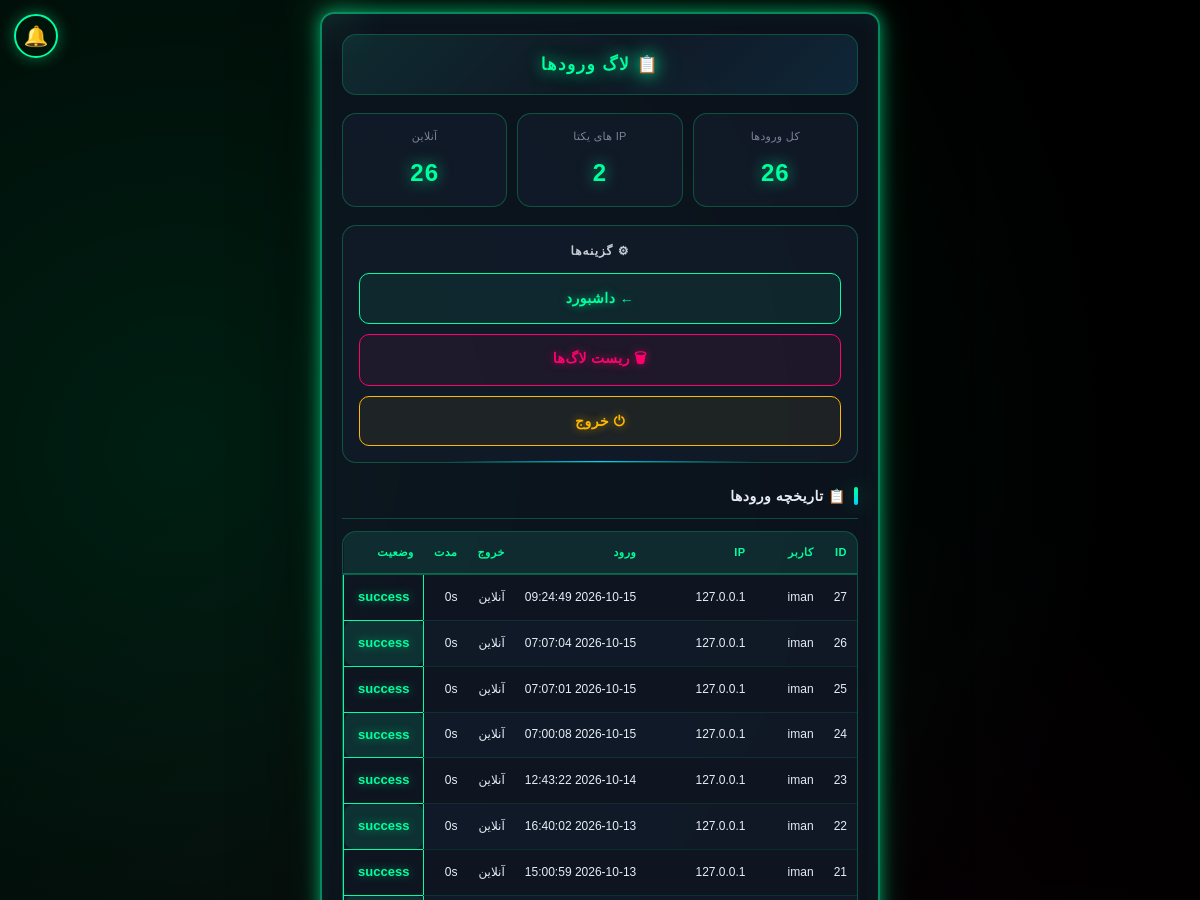
/admin/logs (signed in, upper part), run on an earlier commit of the app's database.
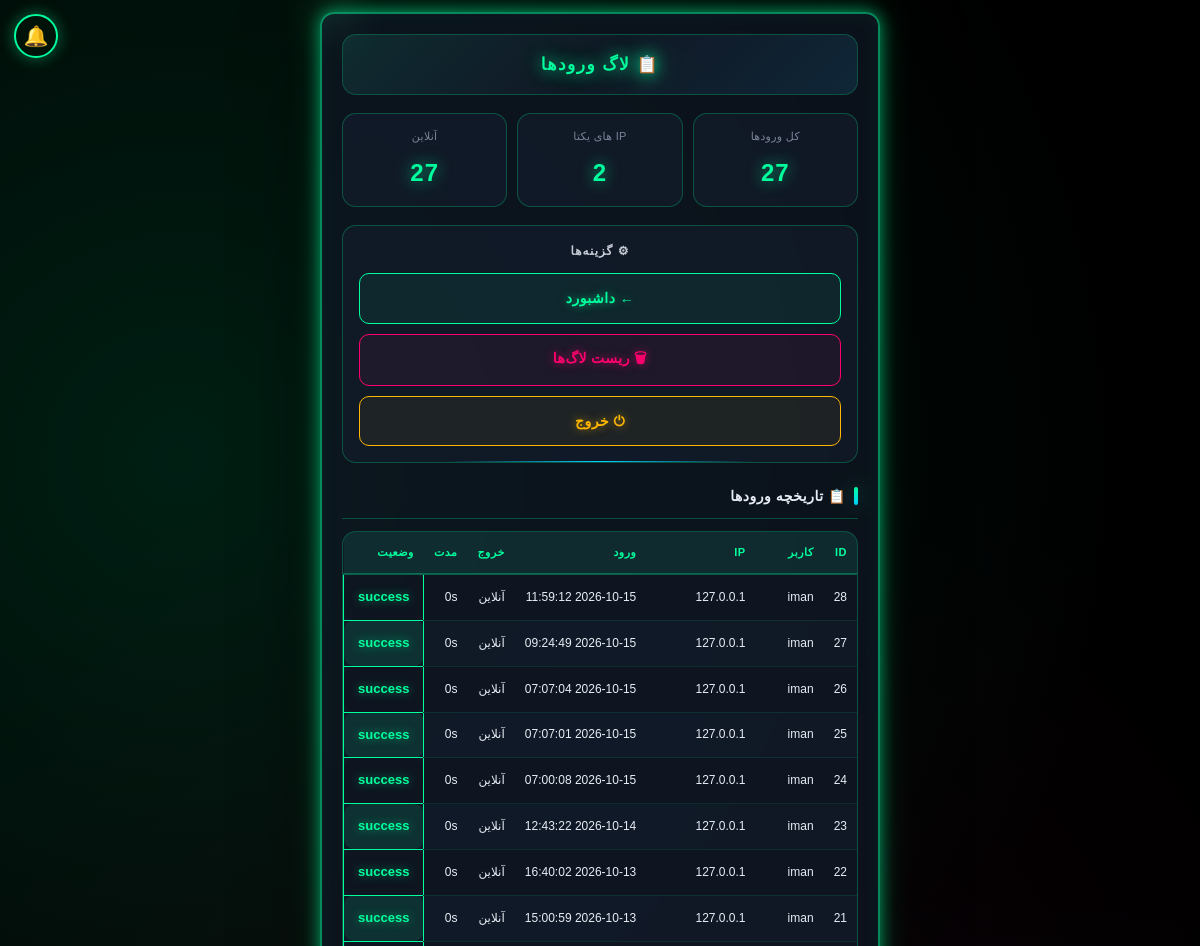
And on a later commit of the database.
### tables this page shows
CREATE TABLE login_logs (
        id INTEGER PRIMARY KEY AUTOINCREMENT,
        user_id INTEGER, username TEXT, ip TEXT, user_agent TEXT,
        login_time TIMESTAMP DEFAULT CURRENT_TIMESTAMP,
        logout_time TIMESTAMP, duration_seconds INTEGER DEFAULT 0,
        status TEXT DEFAULT 'success');

### app.py (the view)
@app.route("/admin/logs")
@admin_required
def admin_logs():
    return render_template("admin_logs.html",
        logs=get_all_logins(200),
        stats=get_login_stats())

### app.py (called while the page is built)
@app.context_processor
def inject_global_settings():
    try:
        if session.get("is_admin"):
            s = get_admin_settings()
        elif session.get("user_id"):
            s = get_user_settings(session["user_id"])
        else:
            s = {"avatar": None, "bg": None, "theme": "neon"}
    except Exception:
        s = {"avatar": None, "bg": None, "theme": "neon"}
    return {"current_settings": s}

@app.after_request
def _security_headers(response):
    if response.content_type and 'text/html' in response.content_type:
        response.headers["Cache-Control"] = "no-store, no-cache, must-revalidate, max-age=0"
        response.headers["Pragma"] = "no-cache"
        response.headers["Expires"] = "0"
    """هدرهای امنیتی"""
    response.headers["X-Content-Type-Options"] = "nosniff"
    response.headers["X-Frame-Options"] = "SAMEORIGIN"
    response.headers["X-XSS-Protection"] = "1; mode=block"
    response.headers["Referrer-Policy"] = "no-referrer"
    response.headers["Permissions-Policy"] = "geolocation=(), microphone=(), camera=()"
    return response

### database.py (called while the page is built)
def get_admin_settings():
    return get_user_settings(ADMIN_ID)

### templates/admin_logs.html (shortened to what this page needs)
<!DOCTYPE html>
<html lang="fa" dir="rtl">
<head>
    <link rel="stylesheet" href="/static/style.css">
<link href="https://cdn.jsdelivr.net/gh/rastikerdar/vazirmatn@v33.003/Vazirmatn-font-face.css" rel="stylesheet">
<link rel="stylesheet" href="/static/scroll-fix.css"></head>
<body class="matrix-bg">
    <div class="container">
        <div class="header-bar">
            <div class="header-title">📋 لاگ ورودها</div>
        </div>
        <div class="stats">
            <div class="stat-box">
                <span class="stat-label">کل ورودها</span>
                <span class="stat-value">{{ stats.total }}</span>
            </div>
            <div class="stat-box">
                <span class="stat-label">IP های یکتا</span>
                <span class="stat-value">{{ stats.unique_ips }}</span>
            </div>
            <div class="stat-box">
                <span class="stat-label">آنلاین</span>
                <span class="stat-value">{{ stats.online }}</span>
            </div>
        </div>
        <div class="footer-box">
            <div class="footer-title">⚙ گزینه‌ها</div>
            <div class="footer-actions">
                <a href="/admin/dashboard" class="btn-nav">← داشبورد</a>
                <button type="button" class="btn-reset" onclick="openClearModal()">🗑 ریست لاگ‌ها</button>
                <a href="/admin/logout" class="btn-nav btn-logout">⏻ خروج</a>
            </div>
        </div>
        <h2>📋 تاریخچه ورودها</h2>
        <div class="table-wrap">
            <table>
                <tr>
                    <th>ID</th>
                    <th>کاربر</th>
                    <th>IP</th>
                    <th>ورود</th>
                    <th>خروج</th>
                    <th>مدت</th>
                    <th>وضعیت</th>
                </tr>
                {% for row in logs %}
                <tr>
                    <td>{{ row[0] }}</td>
                    <td>{{ row[2] }}</td>
                    <td>{{ row[3] }}</td>
                    <td>{{ row[5] }}</td>
                    <td>{{ row[6] or 'آنلاین' }}</td>
                    <td>{{ row[7] }}s</td>
                    <td class="{{ 'success' if row[8]=='success' else 'error' }}">{{ row[8] }}</td>
                </tr>
                {% endfor %}
            </table>
        </div>
    </div>
{% include "_global_bg.html" %}
<a href="#" id="notifBellLink" class="notif-bell" title="اعلان‌ها">
🔔
</a>
</body>
</html>

What changed in the data, as far as the page shows it:
added login_logs: id "28", username "iman", ip "127.0.0.1", login_time "2026-10-15 11:59:12", row "آنلاین", duration_seconds "0", status "success"
Also different on the page:
{{ stats.total }}: "26" → "27"
{{ stats.online }}: "26" → "27"
